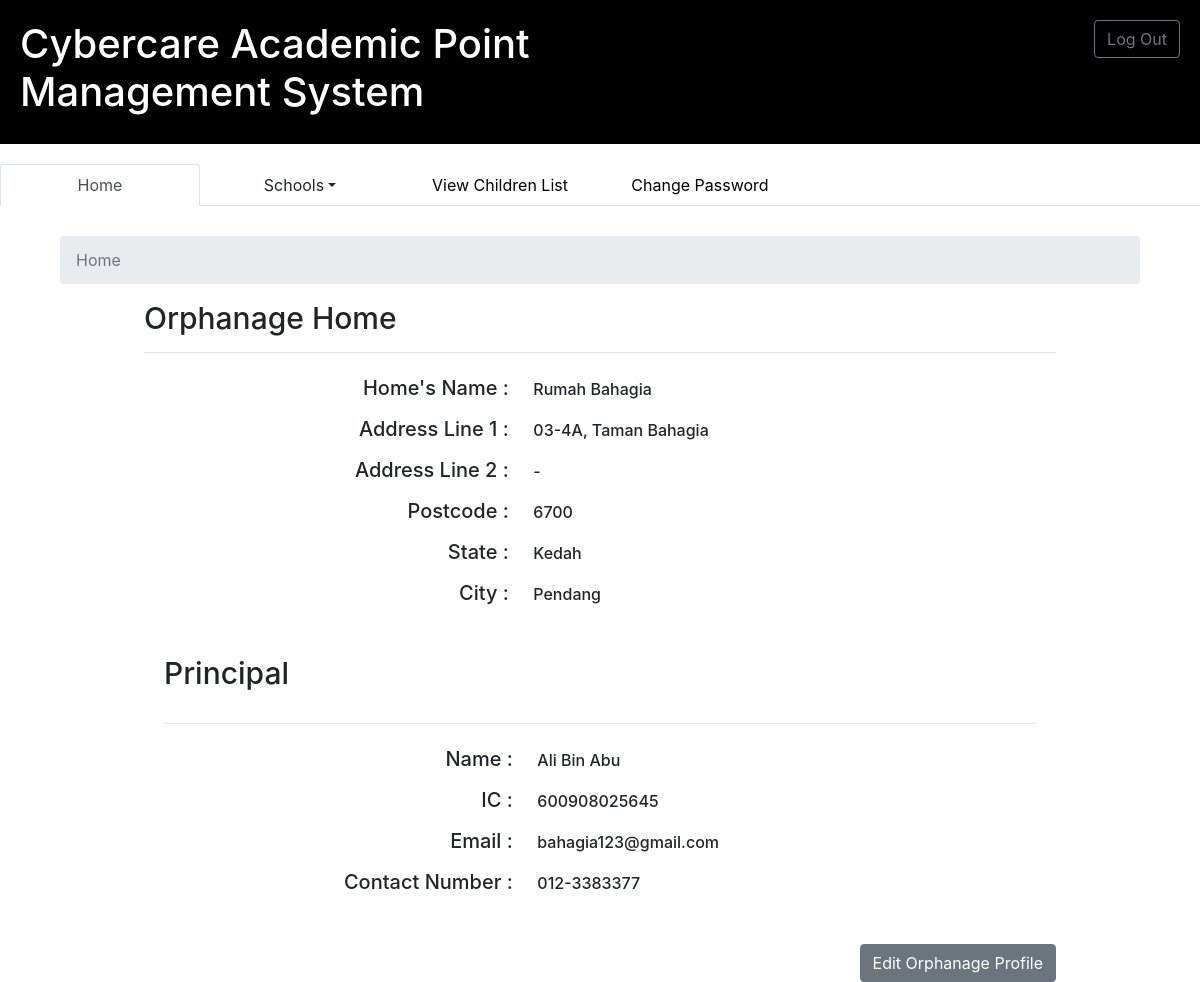
/PrincipalModule/oHProfile.php (signed in), run on the app's committed database.
### tables this page shows
CREATE TABLE IF NOT EXISTS `orphanagehome` (
  `oHID` int(5) NOT NULL AUTO_INCREMENT,
  `oHName` varchar(50) NOT NULL,
  `oHAdd1` text NOT NULL,
  `oHAdd2` text NOT NULL,
  `oHPostcode` int(5) NOT NULL,
  `oHState` varchar(20) NOT NULL,
  `oHCity` varchar(30) NOT NULL,
  `pEmail` varchar(45) NOT NULL,
  `pPassword` char(64) NOT NULL,
  `salt` char(16) NOT NULL,
  `pName` varchar(30) NOT NULL,
  `pIC` varchar(12) NOT NULL,
  `pPhone` varchar(15) NOT NULL,
  `oHStatus` varchar(20) NOT NULL,
  PRIMARY KEY (`oHID`)
);

### PrincipalModule/oHProfile.php (the view, shortened to what this page needs)
<?php
    require("config.php");
	$pemail = $_SESSION['user']['pEmail'];
	$query = "
	SELECT * from orphanagehome
	WHERE pemail = '$pemail'
	";
	$result = mysqli_query($db, $query);
	$row = $result->fetch_assoc();
?>
<!DOCTYPE html>
<html>
<head>
	<?php include('/includes/cdn.php');?>
	<link rel="stylesheet" type = "text/css" href="style/mystyle.css">
	<?php include('/includes/header-with-logout.php');?>
	<?php include('/includes/navTabs.php');?>
</head>
<body onload="setTab()">
	<div class="content">
		<ol class="breadcrumb">
			<li class="breadcrumb-item active">Home</li>
		</ol>
			<fieldset>
				<div id="oHProfileDiv">
					<legend><h1>Orphanage Home</h1></legend>
					<hr>
					<div>
						<h2>Home's Name :</h2>
						<h3><?php echo $row['oHName']; ?></h3>
						<h2>Address Line 1 :</h2>
						<h3><?php echo $row['oHAdd1']; ?></h3>
						<h2>Address Line 2 :</h2>
						<h3><?php
								if($row['oHAdd2'] != ""){
									echo $row['oHAdd2'];
								}
								else{
									echo "-";
								}
							?></h3>
						<h2>Postcode :</h2>
						<h3><?php echo $row['oHPostcode']; ?></h3>
						<h2>State :</h2>
						<h3><?php echo $row['oHState']; ?></h3>
						<h2>City :</h2>
						<h3><?php echo $row['oHCity']; ?></h3>
					</div>
					<div id="principalDiv">
					<fieldset>
						<legend><h1>Principal</h1></legend>
						<hr>
						<h2>Name :</h2>
						<h3><?php echo $row['pName']; ?></h3>
						<h2>IC :</h2>
						<h3><?php echo $row['pIC']; ?></h3>
						<h2>Email :</h2>
						<h3><?php echo $row['pEmail']; ?></h3>
						<h2>Contact Number :</h2>
						<h3><?php echo $row['pPhone']; ?></h3>
					</fieldset>
					</div>
					<div id="editBtnDiv">
						<form action="editOH.php">
							<button class="btn btn-secondary" id= "editBtn" name="editBtn" type="submit"><span>Edit Orphanage Profile</span></button>
						</form>
					</div>
				</div>
			</fieldset>
	</div>
</body>
</html>

### PrincipalModule/style/mystyle.css (style rules this page uses)
body { padding : 0px; margin : 0px; }
#createNewAccount, .content, .wrapper { width : 90%; margin : 30px auto auto auto; }
#oHProfileDiv { width : 90%; margin : auto; padding : 0px 30px 30px; }
#oHProfileDiv h3 { margin : 20px; }
#principalDiv { margin : 20px 0px; padding : 20px; }
.content h1 { font-size : 30px; }
.content h2 { text-align : right; font-size : 20px; line-height : 5px; }
.content h3, h4 { font-size : 16px; line-height : 1px; }
.content h2, .content h3, .addressDiv, .editInputStyle { display : inline-block; width : 40%; }
#editBtnDiv, #saveBtnDiv { float : right; }

### data on the page
orphanagehome: oHName "Rumah Bahagia", oHAdd1 "03-4A, Taman Bahagia", oHPostcode "6700", oHState "Kedah", oHCity "Pendang", pName "Ali Bin Abu", pIC "600908025645", pEmail "bahagia123@gmail.com", pPhone "012-3383377"
